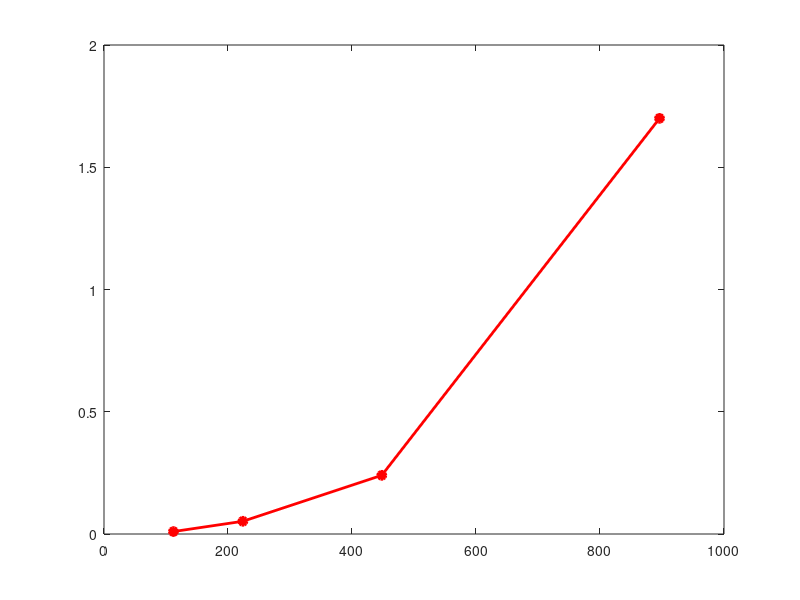

Write the MATLAB code that produced this figure. (Note: this script raises an error after producing the figure.)
clear; close all; clc
textSize = 16;
linewid = 1;


% -----------------------------------

% -----------------------------------
% time complexity
epiImp = [ 0.01 0.052  0.24 1.7  ];
kle = [16, 32, 64, 128]*7;

figure(13)
plot(kle, epiImp, 'ro-', 'MarkerFaceColor', 'r', 'LineWidth',2)
hold on
ax = gca;
ax.YAxis.FontSize = 13;
ax.XAxis.FontSize = 13;
ax.YAxis.FontWeight = 'bold';
ax.XAxis.FontWeight = 'bold';
% xlim([0 rssLen-1])
% ylim([-76 -63])
% legend('NLOS', 'LOS', 'FontSize',textSize, 'FontWeight','bold', 'Location','northeast')
xlabel('Key length (bit)', 'FontSize', 15, 'FontWeight','bold')
ylabel('Time (sec.)', 'FontSize',15, 'FontWeight','bold')
print('timeCmplx','-depsc')

% -----------------------------------
% Impact of CSI
epiImp = [4.37e-4, 0 0 0; 3.59e-4, 0 0 0];
epi = [7, 8, 9, 10];

figure(111)
bar(epi, epiImp(1:2,:), 'grouped')
hold on
ax = gca;
ax.YAxis.FontSize = 13;
ax.XAxis.FontSize = 13;
ax.YAxis.FontWeight = 'bold';
ax.XAxis.FontWeight = 'bold';
% xlim([0 rssLen-1])
ylim([0 1.5e-3])
legend('CSI','RSS', 'FontSize',textSize, 'FontWeight','bold', 'Location','northeast')
xlabel('Episode Length', 'FontSize', 15, 'FontWeight','bold')
ylabel('BMR', 'FontSize',15, 'FontWeight','bold')
print('epiCSIBMR','-depsc')

epiImp = [3*6/7 3*6/8 3*6/9 3*6/10; 6/7 6/8 6/9 6/10];
figure(112)
bar(epi, epiImp(1:2,:), 'grouped')
hold on
ax = gca;
ax.YAxis.FontSize = 13;
ax.XAxis.FontSize = 13;
ax.YAxis.FontWeight = 'bold';
ax.XAxis.FontWeight = 'bold';
% xlim([0 rssLen-1])
% ylim([0 1.5e-3])
legend('CSI','RSS', 'FontSize',textSize, 'FontWeight','bold', 'Location','northeast')
xlabel('Episode Length', 'FontSize', 15, 'FontWeight','bold')
ylabel('BGR', 'FontSize',15, 'FontWeight','bold')
print('epiCSIBGR','-depsc')

% -----------------------------------
% Attack: Stalking

% 16: 0.387   32: 0.469   64: 0.494 128: 129: 50.6
epiImp = [ 0.387 0.469  0.494  0.506  ];
kle = [16, 32, 64, 128];

figure(3)
plot(kle, epiImp, 'ro-', 'MarkerFaceColor', 'r', 'LineWidth',2)
hold on
ax = gca;
ax.YAxis.FontSize = 13;
ax.XAxis.FontSize = 13;
ax.YAxis.FontWeight = 'bold';
ax.XAxis.FontWeight = 'bold';
% xlim([0 rssLen-1])
% ylim([-76 -63])
% legend('NLOS', 'LOS', 'FontSize',textSize, 'FontWeight','bold', 'Location','northeast')
xlabel('# of Episodes', 'FontSize', 15, 'FontWeight','bold')
ylabel('BMR', 'FontSize',15, 'FontWeight','bold')
print('attackBMR','-depsc')

% --------------------------------------
% Attack: predicatable channel
load devicefree25.mat 
rss = carrierAmp25-80;
len = length(rss);

figure(4)
plot(rss, 'r-', 'MarkerFaceColor', 'r', 'LineWidth',2)
hold on
ax = gca;
ax.YAxis.FontSize = 13;
ax.XAxis.FontSize = 13;
ax.YAxis.FontWeight = 'bold';
ax.XAxis.FontWeight = 'bold';
xlim([0 len])
% ylim([-76 -63])
% legend('NLOS', 'LOS', 'FontSize',textSize, 'FontWeight','bold', 'Location','northeast')
xlabel('Index', 'FontSize', 15, 'FontWeight','bold')
ylabel('RSS (dB)', 'FontSize',15, 'FontWeight','bold')
print('attack1','-depsc')

pind = randperm(length(rss));
prss = rss(pind);

figure(41)
plot(prss, 'r-', 'MarkerFaceColor', 'r', 'LineWidth',2)
hold on
ax = gca;
ax.YAxis.FontSize = 13;
ax.XAxis.FontSize = 13;
ax.YAxis.FontWeight = 'bold';
ax.XAxis.FontWeight = 'bold';
xlim([0 len])
% ylim([-76 -63])
% legend('NLOS', 'LOS', 'FontSize',textSize, 'FontWeight','bold', 'Location','northeast')
xlabel('Index', 'FontSize', 15, 'FontWeight','bold')
ylabel('RSS (dB)', 'FontSize',15, 'FontWeight','bold')
print('attack2','-depsc')
